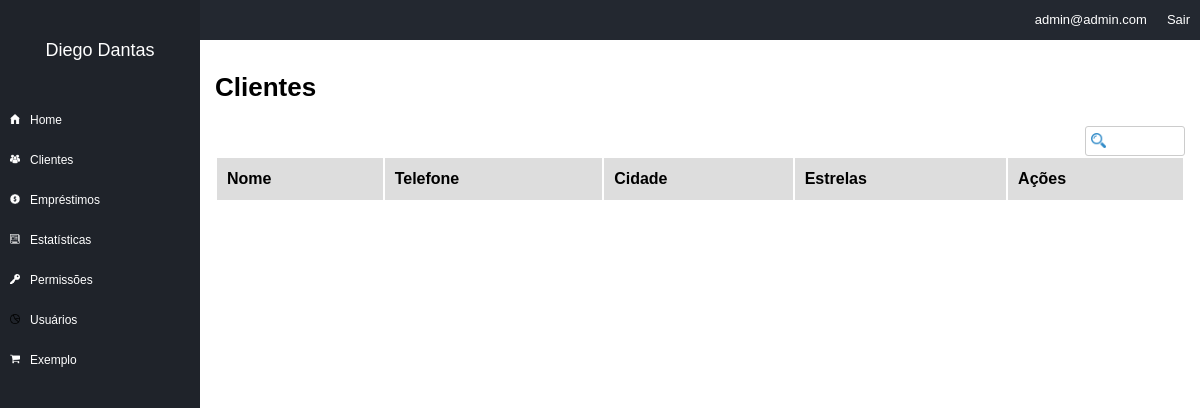
The app's page /clients (signed in), older data.
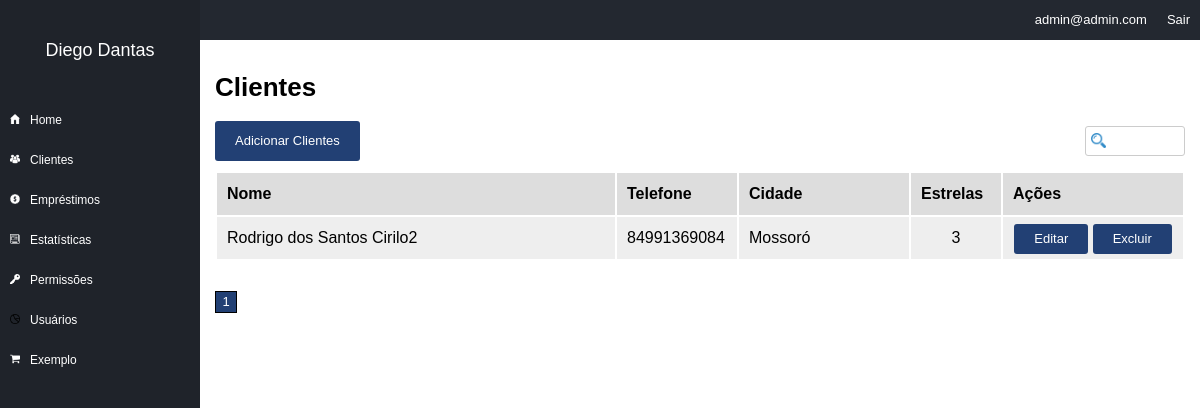
The same page, newer data.
### tables this page shows
CREATE TABLE `clients` (
  `id` int(11) UNSIGNED NOT NULL,
  `id_company` int(11) NOT NULL,
  `name` varchar(100) NOT NULL DEFAULT '',
  `email` varchar(100) DEFAULT NULL,
  `phone` varchar(50) DEFAULT NULL,
  `address` varchar(100) DEFAULT NULL,
  `address2` varchar(100) DEFAULT NULL,
  `address_number` varchar(50) DEFAULT NULL,
  `address_neighb` varchar(100) DEFAULT NULL,
  `address_city` varchar(50) DEFAULT NULL,
  `address_state` varchar(50) DEFAULT NULL,
  `address_country` varchar(50) DEFAULT NULL,
  `address_zipcode` varchar(50) DEFAULT NULL,
  `stars` int(11) NOT NULL DEFAULT '3',
  `internal_obs` text
);

### core/Controller.php (called while the page is built, shortened)
<?php
class controller {
	public function loadTemplate($viewName, $viewData = array()) {
		include 'views/template.php';
	}
	public function loadViewInTemplate($viewName, $viewData) {
		extract($viewData);
		include 'views/'.$viewName.'.php';
	}
}

### core/Core.php (called while the page is built, shortened)
<?php
class Core {
	public function run() {
        $url = explode('index.php', $_SERVER['PHP_SELF']);
        $url = end($url);
		$params = array();
		if(!empty($url) && $url != '/') {
			$url = explode('/', $url);
			array_shift($url);
			array_shift($url);
			if(isset($url[0])) {
				$currentAction = $url[0];
				array_shift($url);
			} else {
				$currentAction = 'index';
			}
		} else {
			$currentController = 'homeController';
			$currentAction = 'index';
		}
		$c = new $currentController();
		call_user_func_array(array($c, $currentAction), $params);
	}
}

### index.php (called while the page is built, shortened)
<?php
require 'config.php';
$core = new Core();
$core->run();
?>

### core/Model.php (called while the page is built, shortened)
<?php
class model {
	public function __construct() {
		global $config;
		$this->db = new PDO("mysql:dbname=".$config['dbname'].";host=".$config['host'], $config['dbuser'], $config['dbpass']);
	}
}
?>

### config.php (called while the page is built, shortened)
<?php
$config = array();
if(ENVIRONMENT == 'development') {
	$config['dbname'] = 'financeiro';
	$config['host'] = 'localhost';
	$config['dbuser'] = 'root';
	$config['dbpass'] = '';
} else {
	$config['dbname'] = 'financeiro';
	$config['host'] = 'localhost';
	$config['dbuser'] = 'root';
	$config['dbpass'] = 'root';
}
?>

### models/Clients.php (called while the page is built, shortened)
<?php
class Clients extends model{
	public function getList($offset, $id_company) {
		$array = array();
		$sql = $this->db->prepare("SELECT * FROM clients WHERE id_company = :id_company LIMIT $offset, 10");
		$sql->bindValue(':id_company', $id_company);
		$sql->execute();
		if($sql->rowCount() > 0) {
			$array = $sql->fetchAll();
		}
		return $array;
	}
}

### models/Users.php (called while the page is built, shortened)
<?php
class Users extends model {
	private $userInfo;
	public function setLoggedUser() {
		if(isset($_SESSION['ccUser']) && !empty($_SESSION['ccUser'])) {
			$id = $_SESSION['ccUser'];
			$sql = $this->db->prepare("SELECT * FROM users WHERE id = :id");
			$sql->bindValue(':id', $id);
			$sql->execute();
			if($sql->rowCount() > 0) {
				$this->userInfo = $sql->fetch();
			}
		}
	}
	public function getCompany() {
		if(isset($this->userInfo['id_company'])) {
			return $this->userInfo['id_company'];
		} else {
			return 0;
		}
	}
	public function getEmail() {
		if(isset($this->userInfo['email'])) {
			return $this->userInfo['email'];
		} else {
			return '';
		}
	}
}

### models/Companies.php (called while the page is built, shortened)
<?php
class Companies extends model{
	private $companyInfo;
	public function __construct($id) {
		$sql = $this->db->prepare("SELECT * FROM companies WHERE id = :id");
		$sql->bindValue(':id', $id);
		$sql->execute();
		if($sql->rowCount() > 0) {
			$this->companyInfo = $sql->fetch();
		}
	}
	public function getName(){
		if(isset($this->companyInfo['name'])) {
			return $this->companyInfo['name'];
		}else{
			return '';
		}
	}
}

### views/clients.php (the view)
<h1>Clientes</h1>
<?php if($edit_permission): ?>
<div class="button"><a href="<?php echo BASE_URL; ?>clients/add">Adicionar Clientes</a></div>
<?php endif; ?>
<input type="text" id="busca" data-type="search_clients">
<table border="0" width="100%">
	<tr>
		<th>Nome</th>
		<th>Telefone</th>
		<th>Cidade</th>
		<th>Estrelas</th>
		<th>Ações</th>
	</tr>
	<?php foreach($clients_list as $c): ?>
	<tr>
		<td><?php echo $c['name']; ?></td>
		<td width="100"><?php echo $c['phone']; ?></td>
		<td width="150"><?php echo $c['address_city']; ?></td>
		<td width="70" style="text-align:center"><?php echo $c['stars']; ?></td>
		<td width="160" style="text-align:center">
			<?php if($edit_permission): ?>
				<div class="button button_small"><a href="<?php echo BASE_URL; ?>clients/edit/<?php echo $c['id']; ?>">Editar</a></div>
				<div class="button button_small"><a href="<?php echo BASE_URL; ?>clients/delete/<?php echo $c['id']; ?>" onclick="return confirm('Tem certeza que deseja excluir?')">Excluir</a></div>
			<?php else: ?>
				<div class="button button_small"><a href="<?php echo BASE_URL; ?>clients/view/<?php echo $c['id']; ?>">Visualizar</a></div>
			<?php endif; ?>
		</td>
	</tr>
	<?php endforeach; ?>
</table>
<div class="pagination">
	<?php for($q=1;$q<=$p_count;$q++): ?>
		<div class="pag_item <?php echo ($q == $p)?'pag_ativo':';' ?>">
			<a href="<?php echo BASE_URL;?>/clients?p=<?php echo $q;?>">
				<?php echo $q; ?>
			</a>
		</div>
	<?php endfor; ?>
</div>

Row changes from the older to the newer data that the page shows:
added clients: name "Rodrigo dos Santos Cirilo2", phone "84991369084", address_city "Mossoró", stars "3"
Text that changed along with them:
text now shown: "Adicionar Clientes"
new list line: "1"
